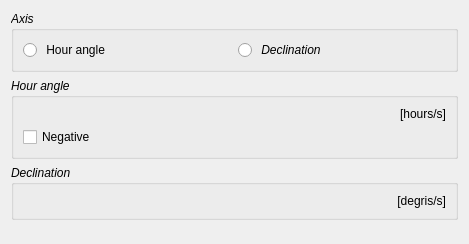
<?xml version="1.0" encoding="UTF-8"?>
<ui version="4.0">
 <class>tlinsWPilotRaDcSpeedDelta</class>
 <widget class="QWidget" name="tlinsWPilotRaDcSpeedDelta">
  <property name="geometry">
   <rect>
    <x>0</x>
    <y>0</y>
    <width>469</width>
    <height>244</height>
   </rect>
  </property>
  <property name="windowTitle">
   <string>Form</string>
  </property>
  <layout class="QVBoxLayout" name="verticalLayout">
   <item>
    <widget class="QGroupBox" name="groupBox">
     <property name="font">
      <font>
       <italic>true</italic>
      </font>
     </property>
     <property name="title">
      <string>Axis</string>
     </property>
     <layout class="QHBoxLayout" name="horizontalLayout">
      <item>
       <widget class="QRadioButton" name="radioHourAngle">
        <property name="font">
         <font>
          <italic>false</italic>
         </font>
        </property>
        <property name="text">
         <string> Hour angle</string>
        </property>
       </widget>
      </item>
      <item>
       <widget class="QRadioButton" name="radioDeclination">
        <property name="text">
         <string> Declination</string>
        </property>
       </widget>
      </item>
     </layout>
    </widget>
   </item>
   <item>
    <widget class="QGroupBox" name="groupHourAngle">
     <property name="font">
      <font>
       <italic>true</italic>
      </font>
     </property>
     <property name="title">
      <string>Hour angle</string>
     </property>
     <layout class="QGridLayout" name="gridLayout_2">
      <item row="0" column="0">
       <widget class="tlinsWCoordinateHourAngle" name="valueHourAngle" native="true">
        <property name="font">
         <font>
          <italic>false</italic>
         </font>
        </property>
       </widget>
      </item>
      <item row="0" column="1">
       <widget class="QLabel" name="label">
        <property name="font">
         <font>
          <italic>false</italic>
         </font>
        </property>
        <property name="text">
         <string>[hours/s]</string>
        </property>
        <property name="alignment">
         <set>Qt::AlignRight|Qt::AlignTrailing|Qt::AlignVCenter</set>
        </property>
       </widget>
      </item>
      <item row="1" column="0">
       <widget class="QCheckBox" name="negative">
        <property name="font">
         <font>
          <italic>false</italic>
         </font>
        </property>
        <property name="text">
         <string>Negative</string>
        </property>
       </widget>
      </item>
     </layout>
    </widget>
   </item>
   <item>
    <widget class="QGroupBox" name="groupDeclination">
     <property name="font">
      <font>
       <italic>true</italic>
      </font>
     </property>
     <property name="title">
      <string>Declination</string>
     </property>
     <layout class="QGridLayout" name="gridLayout">
      <item row="0" column="0">
       <widget class="tlinsWCoordinateDeclination" name="valueDeclination" native="true">
        <property name="font">
         <font>
          <italic>false</italic>
         </font>
        </property>
       </widget>
      </item>
      <item row="0" column="1">
       <widget class="QLabel" name="label_2">
        <property name="font">
         <font>
          <italic>false</italic>
         </font>
        </property>
        <property name="text">
         <string>[degris/s]</string>
        </property>
        <property name="alignment">
         <set>Qt::AlignRight|Qt::AlignTrailing|Qt::AlignVCenter</set>
        </property>
       </widget>
      </item>
     </layout>
    </widget>
   </item>
   <item>
    <spacer name="verticalSpacer">
     <property name="orientation">
      <enum>Qt::Vertical</enum>
     </property>
     <property name="sizeHint" stdset="0">
      <size>
       <width>20</width>
       <height>40</height>
      </size>
     </property>
    </spacer>
   </item>
  </layout>
 </widget>
 <customwidgets>
  <customwidget>
   <class>tlinsWCoordinateHourAngle</class>
   <extends>QWidget</extends>
   <header>tlinswcoordinatehourangle.h</header>
   <container>1</container>
  </customwidget>
  <customwidget>
   <class>tlinsWCoordinateDeclination</class>
   <extends>QWidget</extends>
   <header>tlinswcoordinatedeclination.h</header>
   <container>1</container>
  </customwidget>
 </customwidgets>
 <resources/>
 <connections>
  <connection>
   <sender>radioHourAngle</sender>
   <signal>clicked()</signal>
   <receiver>tlinsWPilotRaDcSpeedDelta</receiver>
   <slot>raSelected()</slot>
   <hints>
    <hint type="sourcelabel">
     <x>111</x>
     <y>48</y>
    </hint>
    <hint type="destinationlabel">
     <x>515</x>
     <y>92</y>
    </hint>
   </hints>
  </connection>
  <connection>
   <sender>radioDeclination</sender>
   <signal>clicked()</signal>
   <receiver>tlinsWPilotRaDcSpeedDelta</receiver>
   <slot>dcSelected()</slot>
   <hints>
    <hint type="sourcelabel">
     <x>288</x>
     <y>57</y>
    </hint>
    <hint type="destinationlabel">
     <x>592</x>
     <y>185</y>
    </hint>
   </hints>
  </connection>
 </connections>
 <slots>
  <slot>raSelected()</slot>
  <slot>dcSelected()</slot>
 </slots>
</ui>
